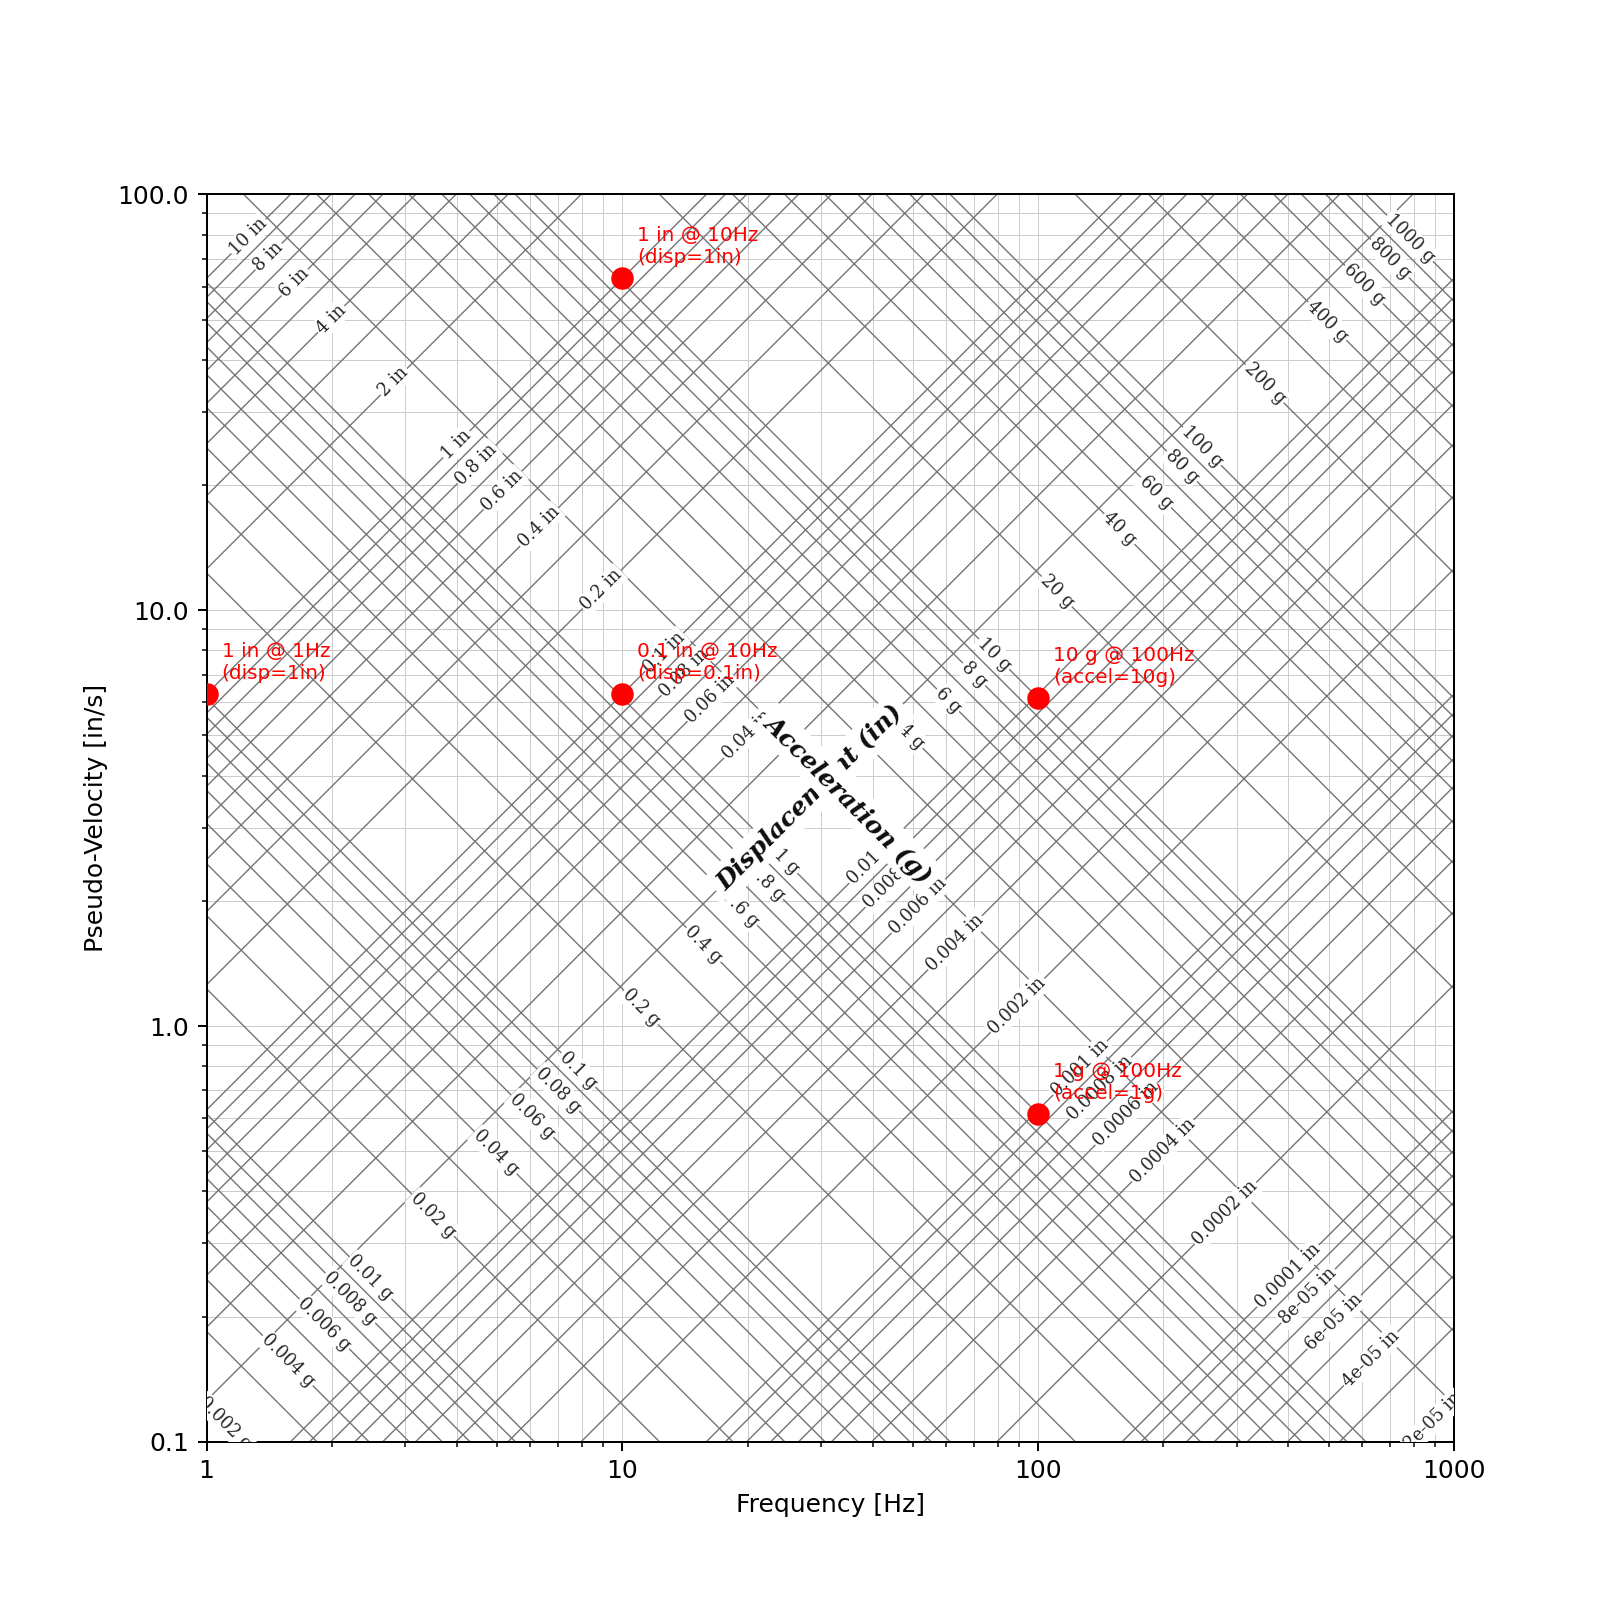

Here is the Python script that generated this plot:
"""Overlay known reference points on the tripartite grid. If math is correct,
each marker sits exactly on its labeled diagonal.

References (imperial, g = 386.089 in/s^2):
  (100 Hz, 1 g)   -> v = g / (2*pi*f) = 0.6144 in/s      -- on the a=1g line
  (10  Hz, 1 in)  -> v = 2*pi*f*d    = 62.832 in/s       -- on the d=1in line
  (1   Hz, 1 in)  -> v = 6.283 in/s                       -- on the d=1in line
  (100 Hz, 10 g)  -> v = 6.144 in/s                       -- on the a=10g line
  (10  Hz, 0.1in) -> v = 6.283 in/s                       -- on the d=0.1in line
"""
import math
import matplotlib
matplotlib.use("Agg")
import matplotlib.pyplot as plt

import triplot  # noqa: F401

TWO_PI = 2 * math.pi
G = 386.089

refs = [
    ("1 g @ 100Hz",   100.0, G / (TWO_PI * 100.0),   "accel=1g"),
    ("10 g @ 100Hz",  100.0, 10.0 * G / (TWO_PI * 100.0), "accel=10g"),
    ("1 in @ 10Hz",   10.0,  TWO_PI * 10.0 * 1.0,    "disp=1in"),
    ("1 in @ 1Hz",    1.0,   TWO_PI * 1.0 * 1.0,     "disp=1in"),
    ("0.1 in @ 10Hz", 10.0,  TWO_PI * 10.0 * 0.1,    "disp=0.1in"),
    ("0.01 g @ 10Hz", 10.0,  0.01 * G / (TWO_PI * 10.0), "accel=0.01g"),
]

fig, ax = plt.subplots(figsize=(9, 9), subplot_kw={"projection": "tripartite"})
ax.set_xlim(1, 1000)
ax.set_ylim(0.1, 100)
for name, f, v, expect in refs:
    ax.plot([f], [v], "o", color="red", markersize=8, zorder=10)
    ax.annotate(f"{name}\n({expect})", (f, v), fontsize=8,
                xytext=(6, 6), textcoords="offset points",
                color="red", zorder=11)
    print(f"{name:20s} f={f:>6.2f}  v={v:>10.4f}  -> expect on {expect}")

fig.canvas.draw()
fig.savefig(r"C:\Users\pmarq\source\repos\triplot\scripts\verify_lines.png", dpi=180)
print("wrote verify_lines.png")
